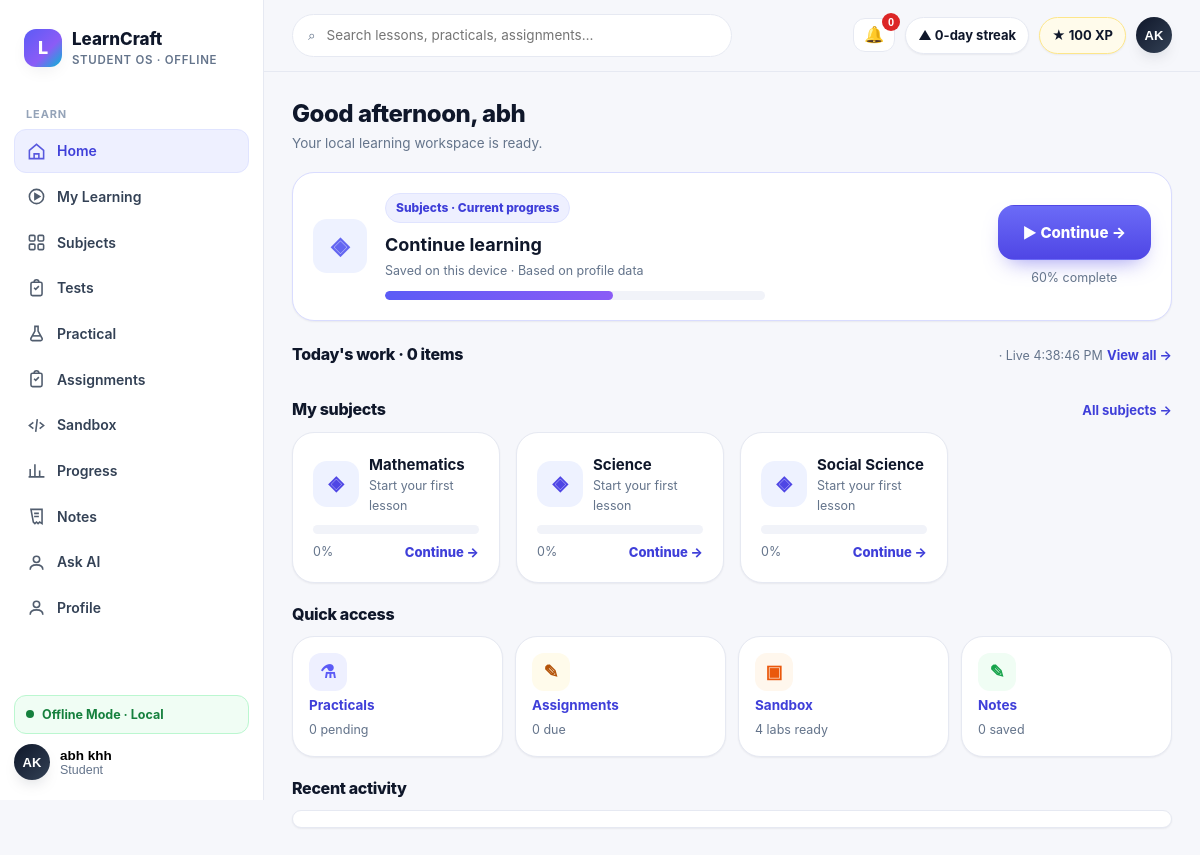
The page /home (signed in) on the database its author committed.
### tables this page shows
CREATE TABLE users (
            id INTEGER PRIMARY KEY AUTOINCREMENT,
            name TEXT NOT NULL,
            email TEXT NOT NULL UNIQUE,
            password_hash TEXT NOT NULL,
            role TEXT NOT NULL DEFAULT 'STUDENT',
            avatar TEXT,
            bio TEXT,
            created_at TIMESTAMP NOT NULL DEFAULT CURRENT_TIMESTAMP,
            updated_at TIMESTAMP NOT NULL DEFAULT CURRENT_TIMESTAMP
        );

CREATE TABLE academic_subjects (
            subject_id TEXT PRIMARY KEY,
            board TEXT NOT NULL,
            class_level TEXT NOT NULL,
            academic_year TEXT NOT NULL,
            slug TEXT NOT NULL,
            name TEXT NOT NULL,
            description TEXT NOT NULL DEFAULT '',
            source_version TEXT NOT NULL,
            UNIQUE(board, class_level, academic_year, slug)
        );

### app/main.py (the view)
@app.route("/home")
@require_auth
def student_home():
    user = current_user()
    if is_teacher_user(user):
        return redirect("/teacher")
    today_work, pending_assign = live_today_work(user["id"])
    ctx = shell_ctx("home", user)
    cont = continue_learning(user["id"])
    return render_template("pages/home.html", title="Home",
                           cont=cont, today_work=today_work, my_subjects=student_subjects(user["id"]), activity=[],
                           note_count=len(get_notes(user["id"])),
                           pending_assign=pending_assign, pending_practicals=0,
                           greeting_sub="Your local learning workspace is ready.",
                           **ctx)

### app/database/connection.py (called while the page is built)
def resolve_db_path():
    configured = os.environ.get("LEARNCRAFT_DB_PATH")
    if configured:
        return Path(configured)
    return DATA_DIR / "learncraft.db"

def get_connection():
    db_path = resolve_db_path()
    db_path.parent.mkdir(parents=True, exist_ok=True)
    connection = sqlite3.connect(db_path)
    connection.row_factory = sqlite3.Row
    return connection

def _row_to_dict(row):
    return dict(row) if row else None

def get_user_by_id(user_id):
    connection = get_connection()
    user = connection.execute("SELECT * FROM users WHERE id = ?", (int(user_id),)).fetchone()
    connection.close()
    return _row_to_dict(user)

def user_payload(user):
    if not user:
        return None
    user_data = dict(user)
    user_data.pop("password_hash", None)
    return user_data

def get_user_progress(user_id):
    connection = get_connection()
    rows = connection.execute(
        "SELECT * FROM learning_progress WHERE user_id = ? ORDER BY updated_at DESC",
        (int(user_id),),
    ).fetchall()
    connection.close()
    return [dict(row) for row in rows]

def get_notes(user_id, search="", subject="", pinned_only=False):
    connection = get_connection()
    clauses = ["user_id = ?", "deleted_at IS NULL"]
    params = [int(user_id)]
    if search:
        clauses.append("(title LIKE ? OR body LIKE ? OR chapter LIKE ? OR source_title LIKE ?)")
        value = f"%{search}%"
        params.extend([value, value, value, value])
    if subject:
        clauses.append("subject = ?")
        params.append(subject)
    if pinned_only:
        clauses.append("pinned = 1")
    notes = connection.execute(
        f"SELECT * FROM notes WHERE {' AND '.join(clauses)} ORDER BY pinned DESC, updated_at DESC, id DESC",
        params,
    ).fetchall()
    connection.close()
    return [_row_to_dict(note) for note in notes]

### app/main.py (called while the page is built, shortened)
def current_user():
    user_id = session.get("user_id")
    if not user_id:
        return None
    return user_payload(get_user_by_id(user_id))

def is_teacher_user(user=None):
    return bool(user) and user.get("role") in {"TEACHER", "ADMIN"}

def require_auth(view):
    @wraps(view)
    def wrapped(*args, **kwargs):
        user = current_user()
        return view(*args, **kwargs)
    return wrapped

### app/services/content_catalog.py (called while the page is built)
def _read_feature(filename: str) -> dict:
    path = FEATURES_DIR / filename
    if not path.exists():
        return {"subjects": []}
    return _read_json(path)

### app/services/teacher_control.py (called while the page is built)
def _dicts(rows):
    return [dict(row) for row in rows]

### frontend/templates/pages/home.html (shortened to what this page needs)
{% extends "base.html" %}{% from "components.html" import progressbar, badge %}
{% block content %}
<div class="hub-greet">
  <h1>Good afternoon, {{ student.name.split(' ')[0] }}</h1>
  <p>{{ greeting_sub }}</p>
</div>
{% if cont %}<div class="card" style="border-color:#D9DCFF">
  <div class="continue-card">
    <div class="tile-icon" style="background:{{ cont.subject_bg }};color:{{ cont.subject_color }};width:54px;height:54px;font-size:24px">◈</div>
    <div class="continue-meta">
      <span class="badge info">{{ cont.subject }} · {{ cont.chapter }}</span>
      <div class="h2" style="margin:8px 0 2px">{{ cont.lesson }}</div>
      <div class="caption">{{ cont.last_activity }} · {{ cont.time_left }}</div>
      <div style="max-width:380px;margin-top:10px">{{ progressbar(cont.progress_pct) }}</div>
    </div>
    <div style="display:flex;flex-direction:column;gap:8px;align-items:stretch">
      <a class="btn btn-primary btn-lg" href="{{ cont.resume_url }}">▶ Continue →</a>
      <span class="caption" style="text-align:center">{{ cont.progress_pct }}% complete</span>
    </div>
  </div>
</div>
{% else %}<div class="empty"><div class="h3" style="color:var(--ink)">Start your learning path</div><div class="body-sm" style="margin:6px 0 14px">Choose a subject and your next meaningful position will appear here.</div><a class="btn btn-primary btn-sm" href="/subjects">Browse subjects</a></div>{% endif %}
<div class="section-h"><h2 id="todayWorkHead">Today's work · {{ today_work|length }} items</h2><span><span class="caption" id="todayWorkLive"></span> <a href="/assignments">View all →</a></span></div>
<div class="section-h"><h2>My subjects</h2><a href="/subjects">All subjects →</a></div>
<div class="grid grid-4">
  {% for s in my_subjects %}
  <div class="card hover" data-search="{{ s.name }}">
    <div style="display:flex;gap:10px;align-items:center;margin-bottom:10px">
      <div class="tile-icon" style="background:{{ s.bg }};color:{{ s.color }}">{{ s.icon }}</div>
      <div><b>{{ s.name }}</b><div class="caption">{{ s.current_chapter }}</div></div>
    </div>
    {{ progressbar(s.progress) }}
    <div style="display:flex;justify-content:space-between;align-items:center;margin-top:8px">
      <span class="caption">{{ s.progress }}%</span>
      <a href="/subjects/{{ s.slug }}" style="font-size:13px;font-weight:800">Continue →</a>
    </div>
  </div>
  {% endfor %}
</div>
<div class="section-h"><h2>Quick access</h2></div>
<div class="quick">
  <a class="card hover" href="/practical"><span class="q-ico" style="background:var(--primary-soft);color:var(--primary)">⚗</span><b class="body-sm">Practicals</b><span class="caption">{{ pending_practicals }} pending</span></a>
  <a class="card hover" href="/assignments"><span class="q-ico" style="background:var(--amber-soft);color:#B45309">✎</span><b class="body-sm">Assignments</b><span class="caption" id="assignDueCaption">{{ pending_assign }} due</span></a>
  <a class="card hover" href="/sandbox"><span class="q-ico" style="background:#FFF7ED;color:#EA580C">▣</span><b class="body-sm">Sandbox</b><span class="caption">4 labs ready</span></a>
  <a class="card hover" href="/notes"><span class="q-ico" style="background:var(--green-soft);color:var(--green)">✎</span><b class="body-sm">Notes</b><span class="caption">{{ note_count }} saved</span></a>
</div>
<div class="section-h"><h2>Recent activity</h2></div>
<div class="card" style="padding-top:8px;padding-bottom:8px">
</div>
{% endblock %}

### frontend/templates/base.html (shortened to what this page needs)
<!DOCTYPE html>
<html lang="en">
<head>
<link rel="stylesheet" href="/static/css/design-system.css">
</head>
<body>
{% from "components.html" import icon %}
<div class="shell">
  <aside class="sidebar" id="sidebar">
    <div class="brand"><div class="brand-mark">L</div><div><div class="brand-name">LearnCraft</div><div class="brand-sub">Student OS · Offline</div></div></div>
    <nav class="nav">
      <div class="nav-label">Learn</div>
      {% for item in nav %}
      <a class="nav-item {% if active == item.slug %}active{% endif %}" href="{{ item.href }}">{{ icon(item.icon) }}{{ item.label }}
      </a>
      {% endfor %}
    </nav>
    <div class="side-foot">
      <div class="offline-pill" data-network-pill><span class="dot pulse"></span><span>Offline Mode · Local</span></div>
      <div class="profile-menu-wrap sidebar-profile-wrap">
        <button class="mini-profile profile-trigger" type="button" aria-expanded="false" aria-controls="sidebarProfileMenu">
          <div class="avatar">{{ student.avatar }}</div>
          <div><div style="font-weight:800;font-size:13.5px">{{ student.name }}</div><div class="caption">{{ student.roll_no }}</div></div>
        </button>
      </div>
    </div>
  </aside>
  <div class="main">
    <div class="topbar">
      <div class="search">⌕ <input id="globalSearch" placeholder="Search lessons, practicals, assignments…" oninput="filterCards(this.value)"></div>
      <div class="top-actions">
        {% if not is_teacher %}
        <div class="notif-wrap">
          <button class="notif-btn" id="notifBell" type="button" aria-expanded="false" aria-controls="notifMenu" aria-label="Notifications">🔔<span class="notif-count" id="notifCount" hidden>0</span></button>
        </div>
        {% endif %}
        <span class="pill">▲ {{ student.streak_days }}-day streak</span>
        <span class="pill xp">★ {{ student.xp }} XP</span>
        <div class="profile-menu-wrap top-profile-wrap">
          <button class="profile-trigger top-profile-trigger" type="button" aria-expanded="false" aria-controls="topProfileMenu">
            <div class="avatar">{{ student.avatar }}</div>
          </button>
        </div>
      </div>
    </div>
    <div class="content">{% block content %}{% endblock %}</div>
  </div>
</div>
</body>
</html>

### frontend/templates/components.html (shortened to what this page needs)
{% macro icon(name) -%}
{% if name == 'home' %}<svg viewBox="0 0 24 24" fill="none" stroke="currentColor" stroke-width="2"><path d="M3 10.5 12 3l9 7.5V21H3z"/><path d="M9 21v-6h6v6"/></svg>
{% elif name == 'play' %}<svg viewBox="0 0 24 24" fill="none" stroke="currentColor" stroke-width="2"><circle cx="12" cy="12" r="9"/><path d="M10 8.5v7l6-3.5z" fill="currentColor"/></svg>
{% elif name == 'grid' %}<svg viewBox="0 0 24 24" fill="none" stroke="currentColor" stroke-width="2"><rect x="3" y="3" width="7" height="7" rx="1.5"/><rect x="14" y="3" width="7" height="7" rx="1.5"/><rect x="3" y="14" width="7" height="7" rx="1.5"/><rect x="14" y="14" width="7" height="7" rx="1.5"/></svg>
{% elif name == 'flask' %}<svg viewBox="0 0 24 24" fill="none" stroke="currentColor" stroke-width="2"><path d="M9 3h6M10 3v6l-5 9a2 2 0 0 0 1.8 3h10.4A2 2 0 0 0 19 18l-5-9V3"/><path d="M7.5 15h9"/></svg>
{% elif name == 'clip' %}<svg viewBox="0 0 24 24" fill="none" stroke="currentColor" stroke-width="2"><rect x="5" y="4" width="14" height="17" rx="2"/><path d="M9 4a3 3 0 0 1 6 0M9 11l2 2 4-4"/></svg>
{% elif name == 'code' %}<svg viewBox="0 0 24 24" fill="none" stroke="currentColor" stroke-width="2"><path d="m8 8-5 4 5 4M16 8l5 4-5 4M13 4l-2 16"/></svg>
{% elif name == 'chart' %}<svg viewBox="0 0 24 24" fill="none" stroke="currentColor" stroke-width="2"><path d="M4 20V10M10 20V4M16 20v-8M22 20H2"/></svg>
{% elif name == 'note' %}<svg viewBox="0 0 24 24" fill="none" stroke="currentColor" stroke-width="2"><path d="M5 3h14v18l-3-2-2 2-2-2-2 2-2-2z"/><path d="M9 8h6M9 12h6"/></svg>
{% elif name == 'user' %}<svg viewBox="0 0 24 24" fill="none" stroke="currentColor" stroke-width="2"><circle cx="12" cy="8" r="4"/><path d="M4 21c0-4 3.6-6 8-6s8 2 8 6"/></svg>
{% else %}<svg viewBox="0 0 24 24" fill="none" stroke="currentColor" stroke-width="2"><circle cx="12" cy="12" r="9"/></svg>
{% endif %}
{%- endmacro %}
{% macro progressbar(pct) -%}
<div class="pbar" role="progressbar" aria-valuenow="{{ pct }}" aria-valuemin="0" aria-valuemax="100"><i style="width:{{ pct }}%"></i></div>
{%- endmacro %}

### frontend/templates/base.html (style rules this page uses)
.notif-wrap { position:relative }
.notif-btn { position:relative;border:1px solid var(--line);background:var(--surface);border-radius:12px;padding:8px 10px;font-size:16px;cursor:pointer;line-height:1 }
.notif-count { position:absolute;top:-6px;right:-6px;min-width:18px;height:18px;border-radius:999px;background:#DC2626;color:#fff;font-size:11px;font-weight:800;display:grid;place-items:center;padding:0 4px }

### frontend/templates/pages/home.html (style rules this page uses)
.hub-greet { margin-bottom:18px }
.hub-greet h1 { font-size:24px;font-weight:800;letter-spacing:-.02em }
.hub-greet p { margin:4px 0 0;color:var(--muted);font-size:13.5px }
.continue-card { display:flex;gap:18px;align-items:center;flex-wrap:wrap }
.continue-meta { flex:1;min-width:240px }
.quick { display:grid;grid-template-columns:repeat(4,minmax(0,1fr));gap:12px }
.quick a { display:flex;flex-direction:column;gap:4px;padding:16px }
.quick .q-ico { width:38px;height:38px;border-radius:12px;display:grid;place-items:center;font-size:18px;font-weight:800 }
.section-h { display:flex;align-items:baseline;justify-content:space-between;margin:22px 0 12px }
.section-h h2 { font-size:16px;font-weight:800 }
.section-h a { font-size:13px;font-weight:700 }

### rows shown on the page
users: avatar "AK", name "abh khh", roll_no "Student", name "abh"
academic_subjects: icon "◈", name "Mathematics", current_chapter "Start your first lesson", progress "0"
academic_subjects: icon "◈", name "Science", current_chapter "Start your first lesson", progress "0"
academic_subjects: icon "◈", name "Social Science", current_chapter "Start your first lesson", progress "0"

### other values the page prints
{{ item.label }} "Home" "My Learning" "Subjects" "Tests" "Practical" "Assignments" "Sandbox" "Progress" "Notes" "Ask AI" "Profile"
{{ student.streak_days }} "0"
{{ student.xp }} "100"
{{ greeting_sub }} "Your local learning workspace is ready."
{{ cont.subject }} "Subjects"
{{ cont.chapter }} "Current progress"
{{ cont.lesson }} "Continue learning"
{{ cont.last_activity }} "Saved on this device"
{{ cont.time_left }} "Based on profile data"
{{ cont.progress_pct }} "60"
{{ pending_practicals }} "0"
{{ note_count }} "0"
